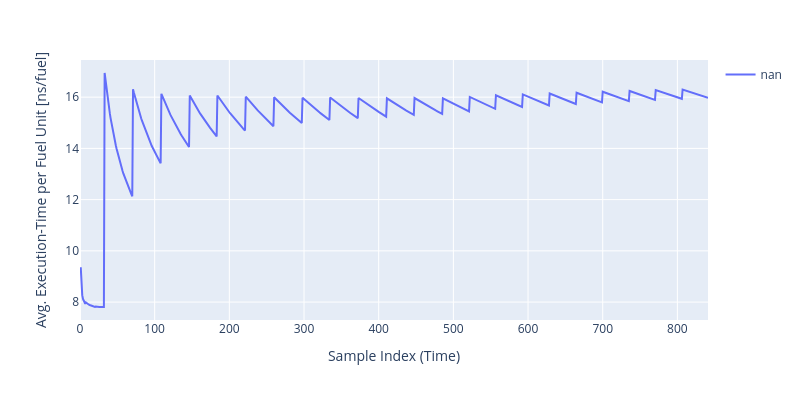

The notebook cell this image was saved under:
### Code cell
x=data.reset_index()
plt.line(x[x["k"] == 0], x="l", y="avg_tpf", color="wctpf_label", labels={"l": "Sample Index (Time)", "avg_tpf": "Avg. Execution-Time per Fuel Unit [ns/fuel]", "wctpf_label": ""}, width=800, height=400)

### Figure 1 — Plotly figure (JSON) as saved in the notebook; plotly's stock layout.template omitted (floating-point values rounded to 4 significant figures; data arrays with more than 128 entries replaced by an {"elided": "..."} marker saying what was removed)
{"data": [{"hovertemplate": "=nan<br>Sample Index (Time)=%{x}<br>Avg. Execution-Time per Fuel Unit [ns/fuel]=%{y}<extra></extra>", "legendgroup": "nan", "line": {"color": "#636efa", "dash": "solid"}, "marker": {"symbol": "circle"}, "mode": "lines", "name": "nan", "orientation": "v", "showlegend": true, "type": "scatter", "x": {"elided": "842 int values"}, "xaxis": "x", "y": {"elided": "842 float values"}, "yaxis": "y"}], "layout": {"height": 400, "legend": {"title": {"text": ""}, "tracegroupgap": 0}, "margin": {"t": 60}, "width": 800, "xaxis": {"anchor": "y", "domain": [0, 1], "title": {"text": "Sample Index (Time)"}}, "yaxis": {"anchor": "x", "domain": [0, 1], "title": {"text": "Avg. Execution-Time per Fuel Unit [ns/fuel]"}}}}
